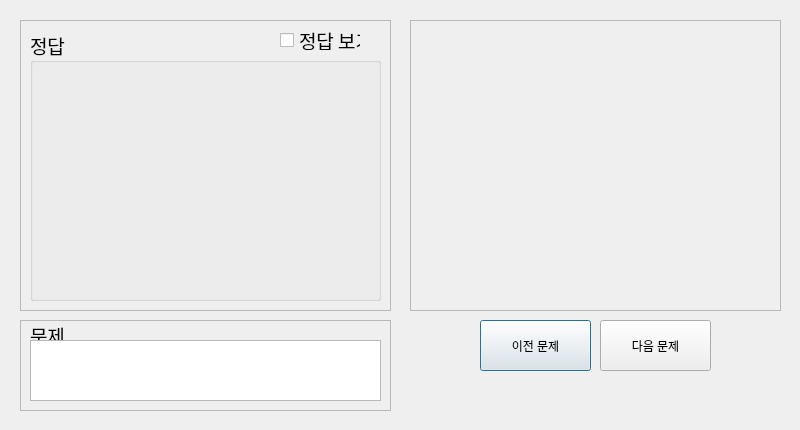
<?xml version="1.0" encoding="UTF-8"?>
<ui version="4.0">
 <class>Dialog</class>
 <widget class="QDialog" name="Dialog">
  <property name="geometry">
   <rect>
    <x>0</x>
    <y>0</y>
    <width>800</width>
    <height>430</height>
   </rect>
  </property>
  <property name="windowTitle">
   <string>Dialog</string>
  </property>
  <widget class="QFrame" name="answer_frame">
   <property name="geometry">
    <rect>
     <x>20</x>
     <y>20</y>
     <width>371</width>
     <height>291</height>
    </rect>
   </property>
   <property name="frameShape">
    <enum>QFrame::Shape::StyledPanel</enum>
   </property>
   <property name="frameShadow">
    <enum>QFrame::Shadow::Raised</enum>
   </property>
   <widget class="QGroupBox" name="answer_group">
    <property name="geometry">
     <rect>
      <x>10</x>
      <y>10</y>
      <width>351</width>
      <height>271</height>
     </rect>
    </property>
    <property name="font">
     <font>
      <family>Monaco</family>
      <pointsize>14</pointsize>
     </font>
    </property>
    <property name="title">
     <string>정답</string>
    </property>
    <widget class="QWidget" name="answer_carasel" native="true">
     <property name="geometry">
      <rect>
       <x>0</x>
       <y>20</y>
       <width>351</width>
       <height>251</height>
      </rect>
     </property>
    </widget>
    <widget class="QCheckBox" name="show_answer">
     <property name="geometry">
      <rect>
       <x>250</x>
       <y>0</y>
       <width>81</width>
       <height>20</height>
      </rect>
     </property>
     <property name="text">
      <string>정답 보기</string>
     </property>
    </widget>
   </widget>
  </widget>
  <widget class="QFrame" name="video_frame">
   <property name="geometry">
    <rect>
     <x>410</x>
     <y>20</y>
     <width>371</width>
     <height>291</height>
    </rect>
   </property>
   <property name="frameShape">
    <enum>QFrame::Shape::StyledPanel</enum>
   </property>
   <property name="frameShadow">
    <enum>QFrame::Shadow::Raised</enum>
   </property>
   <widget class="QLabel" name="video_feed">
    <property name="geometry">
     <rect>
      <x>10</x>
      <y>10</y>
      <width>351</width>
      <height>271</height>
     </rect>
    </property>
    <property name="text">
     <string/>
    </property>
   </widget>
  </widget>
  <widget class="QFrame" name="problem_frame">
   <property name="geometry">
    <rect>
     <x>20</x>
     <y>320</y>
     <width>371</width>
     <height>91</height>
    </rect>
   </property>
   <property name="frameShape">
    <enum>QFrame::Shape::StyledPanel</enum>
   </property>
   <property name="frameShadow">
    <enum>QFrame::Shadow::Raised</enum>
   </property>
   <widget class="QGroupBox" name="problem_group">
    <property name="geometry">
     <rect>
      <x>10</x>
      <y>0</y>
      <width>351</width>
      <height>81</height>
     </rect>
    </property>
    <property name="font">
     <font>
      <family>Monaco</family>
      <pointsize>14</pointsize>
     </font>
    </property>
    <property name="title">
     <string>문제</string>
    </property>
    <widget class="QTextBrowser" name="problem_word">
     <property name="geometry">
      <rect>
       <x>0</x>
       <y>20</y>
       <width>351</width>
       <height>61</height>
      </rect>
     </property>
    </widget>
   </widget>
  </widget>
  <widget class="QPushButton" name="previous_button">
   <property name="geometry">
    <rect>
     <x>480</x>
     <y>320</y>
     <width>111</width>
     <height>51</height>
    </rect>
   </property>
   <property name="text">
    <string>이전 문제</string>
   </property>
  </widget>
  <widget class="QPushButton" name="next_button">
   <property name="geometry">
    <rect>
     <x>600</x>
     <y>320</y>
     <width>111</width>
     <height>51</height>
    </rect>
   </property>
   <property name="text">
    <string>다음 문제</string>
   </property>
  </widget>
 </widget>
 <resources>
  <include location="images/images.qrc"/>
 </resources>
 <connections/>
</ui>
